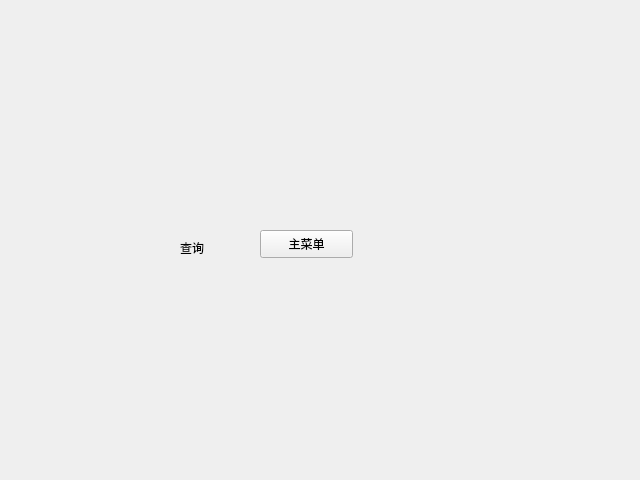
<?xml version="1.0" encoding="UTF-8"?>
<ui version="4.0">
 <class>SelectWidget</class>
 <widget class="QWidget" name="SelectWidget">
  <property name="geometry">
   <rect>
    <x>0</x>
    <y>0</y>
    <width>640</width>
    <height>480</height>
   </rect>
  </property>
  <property name="windowTitle">
   <string>Form</string>
  </property>
  <widget class="QPushButton" name="returnButton">
   <property name="geometry">
    <rect>
     <x>260</x>
     <y>230</y>
     <width>93</width>
     <height>28</height>
    </rect>
   </property>
   <property name="text">
    <string>主菜单</string>
   </property>
  </widget>
  <widget class="QLabel" name="label">
   <property name="geometry">
    <rect>
     <x>180</x>
     <y>240</y>
     <width>72</width>
     <height>15</height>
    </rect>
   </property>
   <property name="text">
    <string>查询</string>
   </property>
  </widget>
 </widget>
 <resources/>
 <connections/>
</ui>
